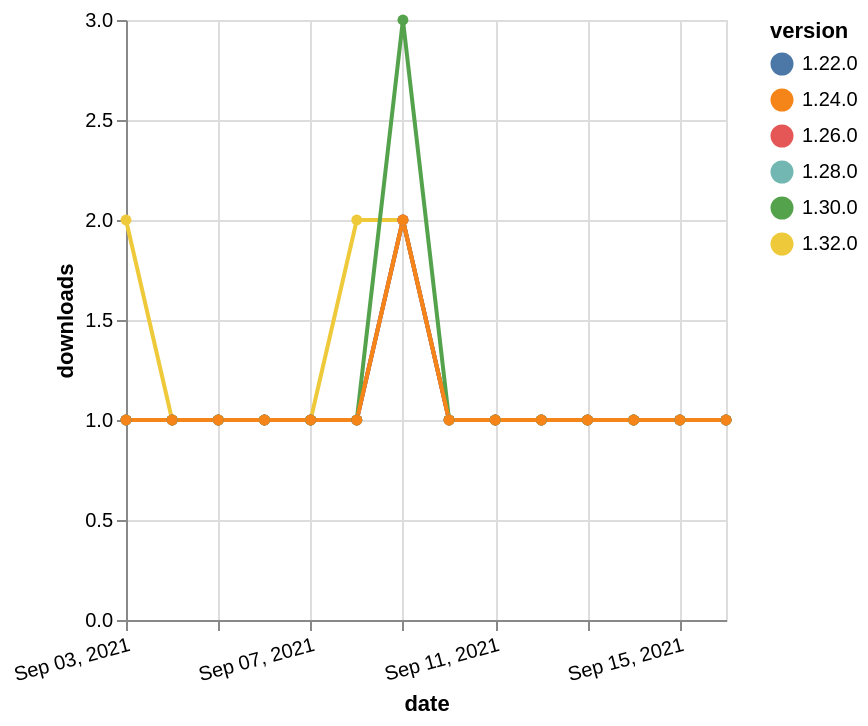

Write the Vega-Lite specification saved for this chart.
### Vega-Lite specification from a JSON file in a GitHub repository (floating-point values rounded to 4 significant figures)
{"$schema": "https://vega.github.io/schema/vega-lite/v5.json", "description": "A simple bar chart with embedded data.", "data": {"values": [{"date": "2021-09-03", "total": 115, "delta": 2, "version": "1.32.0"}, {"date": "2021-09-04", "total": 116, "delta": 1, "version": "1.32.0"}, {"date": "2021-09-05", "total": 117, "delta": 1, "version": "1.32.0"}, {"date": "2021-09-06", "total": 118, "delta": 1, "version": "1.32.0"}, {"date": "2021-09-07", "total": 119, "delta": 1, "version": "1.32.0"}, {"date": "2021-09-08", "total": 121, "delta": 2, "version": "1.32.0"}, {"date": "2021-09-09", "total": 123, "delta": 2, "version": "1.32.0"}, {"date": "2021-09-10", "total": 124, "delta": 1, "version": "1.32.0"}, {"date": "2021-09-11", "total": 125, "delta": 1, "version": "1.32.0"}, {"date": "2021-09-12", "total": 126, "delta": 1, "version": "1.32.0"}, {"date": "2021-09-13", "total": 127, "delta": 1, "version": "1.32.0"}, {"date": "2021-09-14", "total": 128, "delta": 1, "version": "1.32.0"}, {"date": "2021-09-15", "total": 129, "delta": 1, "version": "1.32.0"}, {"date": "2021-09-16", "total": 130, "delta": 1, "version": "1.32.0"}, {"date": "2021-09-03", "total": 214, "delta": 1, "version": "1.22.0"}, {"date": "2021-09-04", "total": 215, "delta": 1, "version": "1.22.0"}, {"date": "2021-09-05", "total": 216, "delta": 1, "version": "1.22.0"}, {"date": "2021-09-06", "total": 217, "delta": 1, "version": "1.22.0"}, {"date": "2021-09-07", "total": 218, "delta": 1, "version": "1.22.0"}, {"date": "2021-09-08", "total": 219, "delta": 1, "version": "1.22.0"}, {"date": "2021-09-09", "total": 221, "delta": 2, "version": "1.22.0"}, {"date": "2021-09-10", "total": 222, "delta": 1, "version": "1.22.0"}, {"date": "2021-09-11", "total": 223, "delta": 1, "version": "1.22.0"}, {"date": "2021-09-12", "total": 224, "delta": 1, "version": "1.22.0"}, {"date": "2021-09-13", "total": 225, "delta": 1, "version": "1.22.0"}, {"date": "2021-09-14", "total": 226, "delta": 1, "version": "1.22.0"}, {"date": "2021-09-15", "total": 227, "delta": 1, "version": "1.22.0"}, {"date": "2021-09-16", "total": 228, "delta": 1, "version": "1.22.0"}, {"date": "2021-09-03", "total": 146, "delta": 1, "version": "1.28.0"}, {"date": "2021-09-04", "total": 147, "delta": 1, "version": "1.28.0"}, {"date": "2021-09-05", "total": 148, "delta": 1, "version": "1.28.0"}, {"date": "2021-09-06", "total": 149, "delta": 1, "version": "1.28.0"}, {"date": "2021-09-07", "total": 150, "delta": 1, "version": "1.28.0"}, {"date": "2021-09-08", "total": 151, "delta": 1, "version": "1.28.0"}, {"date": "2021-09-09", "total": 153, "delta": 2, "version": "1.28.0"}, {"date": "2021-09-10", "total": 154, "delta": 1, "version": "1.28.0"}, {"date": "2021-09-11", "total": 155, "delta": 1, "version": "1.28.0"}, {"date": "2021-09-12", "total": 156, "delta": 1, "version": "1.28.0"}, {"date": "2021-09-13", "total": 157, "delta": 1, "version": "1.28.0"}, {"date": "2021-09-14", "total": 158, "delta": 1, "version": "1.28.0"}, {"date": "2021-09-15", "total": 159, "delta": 1, "version": "1.28.0"}, {"date": "2021-09-16", "total": 160, "delta": 1, "version": "1.28.0"}, {"date": "2021-09-03", "total": 170, "delta": 1, "version": "1.26.0"}, {"date": "2021-09-04", "total": 171, "delta": 1, "version": "1.26.0"}, {"date": "2021-09-05", "total": 172, "delta": 1, "version": "1.26.0"}, {"date": "2021-09-06", "total": 173, "delta": 1, "version": "1.26.0"}, {"date": "2021-09-07", "total": 174, "delta": 1, "version": "1.26.0"}, {"date": "2021-09-08", "total": 175, "delta": 1, "version": "1.26.0"}, {"date": "2021-09-09", "total": 177, "delta": 2, "version": "1.26.0"}, {"date": "2021-09-10", "total": 178, "delta": 1, "version": "1.26.0"}, {"date": "2021-09-11", "total": 179, "delta": 1, "version": "1.26.0"}, {"date": "2021-09-12", "total": 180, "delta": 1, "version": "1.26.0"}, {"date": "2021-09-13", "total": 181, "delta": 1, "version": "1.26.0"}, {"date": "2021-09-14", "total": 182, "delta": 1, "version": "1.26.0"}, {"date": "2021-09-15", "total": 183, "delta": 1, "version": "1.26.0"}, {"date": "2021-09-16", "total": 184, "delta": 1, "version": "1.26.0"}, {"date": "2021-09-03", "total": 173, "delta": 1, "version": "1.30.0"}, {"date": "2021-09-04", "total": 174, "delta": 1, "version": "1.30.0"}, {"date": "2021-09-05", "total": 175, "delta": 1, "version": "1.30.0"}, {"date": "2021-09-06", "total": 176, "delta": 1, "version": "1.30.0"}, {"date": "2021-09-07", "total": 177, "delta": 1, "version": "1.30.0"}, {"date": "2021-09-08", "total": 178, "delta": 1, "version": "1.30.0"}, {"date": "2021-09-09", "total": 181, "delta": 3, "version": "1.30.0"}, {"date": "2021-09-10", "total": 182, "delta": 1, "version": "1.30.0"}, {"date": "2021-09-11", "total": 183, "delta": 1, "version": "1.30.0"}, {"date": "2021-09-12", "total": 184, "delta": 1, "version": "1.30.0"}, {"date": "2021-09-13", "total": 185, "delta": 1, "version": "1.30.0"}, {"date": "2021-09-14", "total": 186, "delta": 1, "version": "1.30.0"}, {"date": "2021-09-15", "total": 187, "delta": 1, "version": "1.30.0"}, {"date": "2021-09-16", "total": 188, "delta": 1, "version": "1.30.0"}, {"date": "2021-09-03", "total": 176, "delta": 1, "version": "1.24.0"}, {"date": "2021-09-04", "total": 177, "delta": 1, "version": "1.24.0"}, {"date": "2021-09-05", "total": 178, "delta": 1, "version": "1.24.0"}, {"date": "2021-09-06", "total": 179, "delta": 1, "version": "1.24.0"}, {"date": "2021-09-07", "total": 180, "delta": 1, "version": "1.24.0"}, {"date": "2021-09-08", "total": 181, "delta": 1, "version": "1.24.0"}, {"date": "2021-09-09", "total": 183, "delta": 2, "version": "1.24.0"}, {"date": "2021-09-10", "total": 184, "delta": 1, "version": "1.24.0"}, {"date": "2021-09-11", "total": 185, "delta": 1, "version": "1.24.0"}, {"date": "2021-09-12", "total": 186, "delta": 1, "version": "1.24.0"}, {"date": "2021-09-13", "total": 187, "delta": 1, "version": "1.24.0"}, {"date": "2021-09-14", "total": 188, "delta": 1, "version": "1.24.0"}, {"date": "2021-09-15", "total": 189, "delta": 1, "version": "1.24.0"}, {"date": "2021-09-16", "total": 190, "delta": 1, "version": "1.24.0"}]}, "width": "container", "mark": {"type": "line", "point": {"filled": true}}, "encoding": {"x": {"field": "date", "type": "temporal", "timeUnit": "yearmonthdate", "title": "date", "axis": {"labelAngle": -15}}, "y": {"field": "delta", "type": "quantitative", "title": "downloads"}, "color": {"field": "version", "type": "nominal"}, "tooltip": {"field": "delta"}}}
